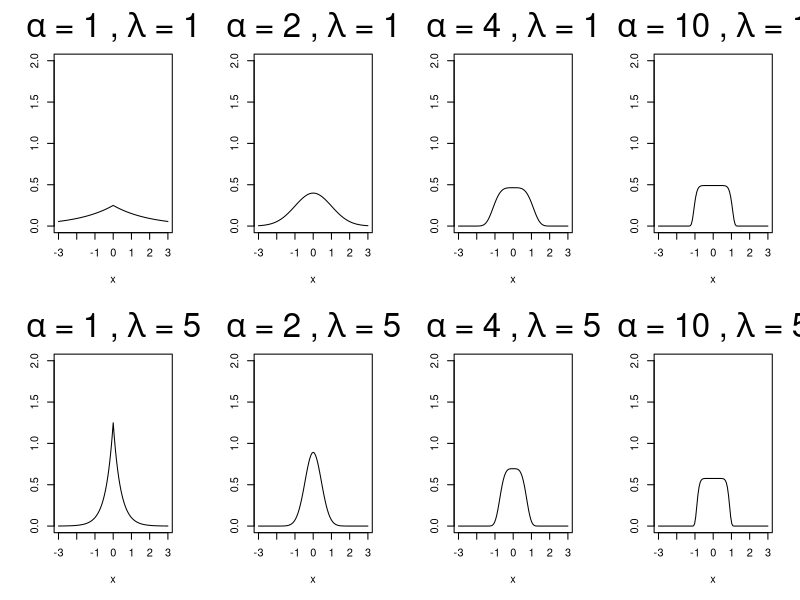
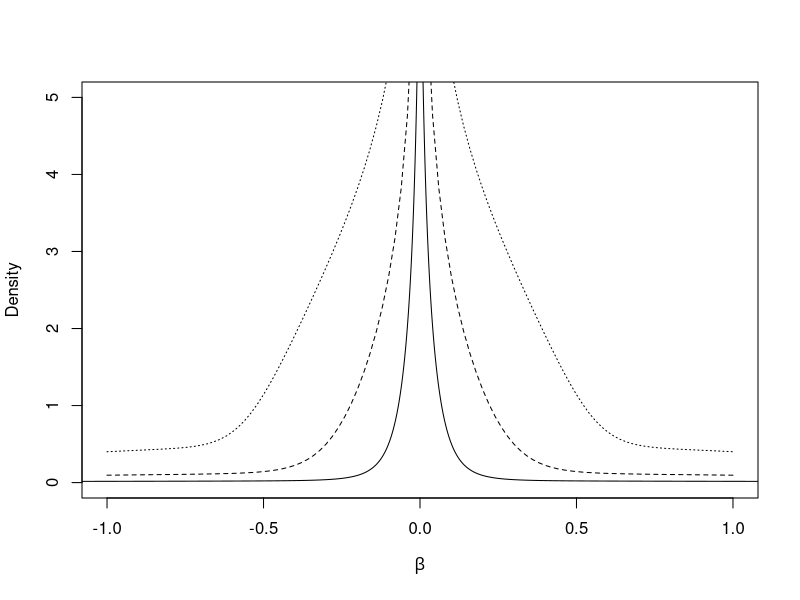
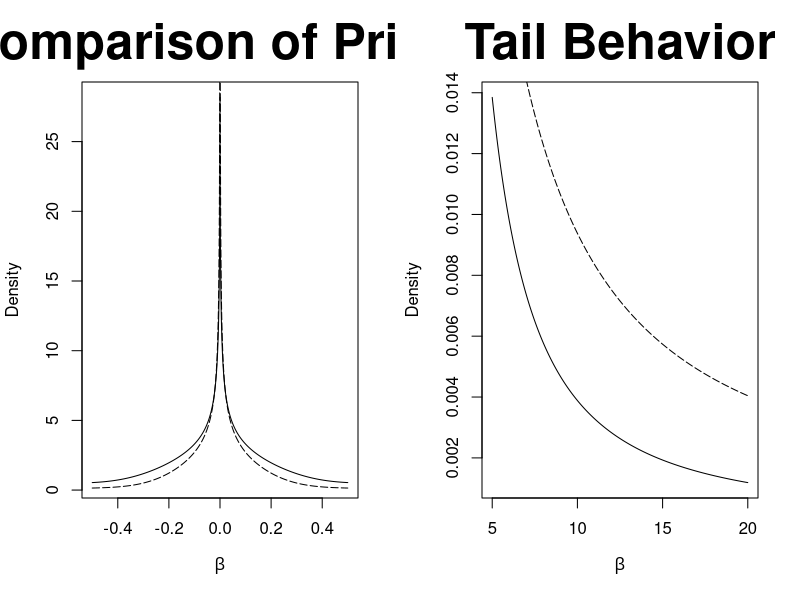
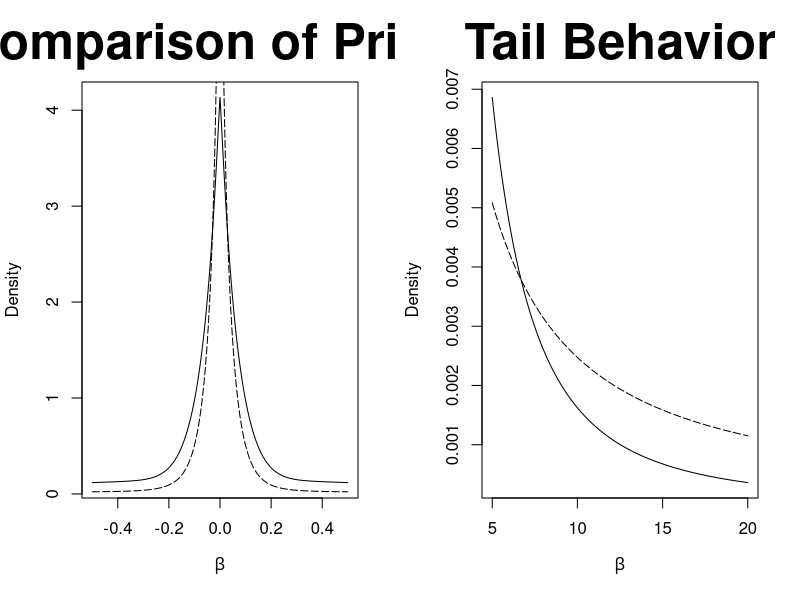

R code for these plots, in order:

#### Exponential power distribution ####

library(rmutil)
par(mfrow = c(2, 4))
lambda <- c(1, 5)
alpha <- c(1, 2, 4, 10)
par(mfrow = c(length(lambda), length(alpha)), cex.main = 3)
for (i in 1:length(lambda)) {
  for (j in 1:length(alpha)) {
    f <- alpha[j]/2
    s <- (1/lambda[i])^(2/alpha[j])
    curve(dpowexp(x, m = 0, s = s, f = f), xlim = c(-3, 3), ylim = c(0, 2),
          main = bquote(alpha~"="~.(alpha[j])~","~lambda~"="~.(lambda[i])), ylab = "")
  }
}

#### GBR Prior Plotting ####

# functions to plot the marginal density of the regression coefficient under the GBR prior
g <- function(e, f, beta) {
  function(alpha) {
    alpha * gamma(e + 1/alpha)/gamma(1/alpha) * 1/(abs(beta)^alpha + 2*f)^(e + 1/alpha)
  }
}

f <- function(e1, f1, e2, f2, k1, k2) {
  function(beta) {
    out <- numeric(length(beta))
    for (i in 1:length(beta)) {
      geval1 <- g(e1, f1, beta[i])
      geval2 <- g(e2, f2, beta[i])
      part1 <- (2*f1)^e1/4/gamma(e1) * integrate(geval1, lower = k1, upper = k2)$value
      part2 <- (2*f2)^e2/4/gamma(e2) * integrate(geval2, lower = k1, upper = k2)$value
      out[i] <- part1 + part2
    }
    return(out)
  }
}

#### Plots for section "The GBR Density Function" ####

lambda.prior <- c(0.1, 1, 2, 0.01)
alpha.lb <- c(1e-2, 0.5, 1)
alpha.ub <- c(2, 4, 8)
x <- seq(-4, 4, length.out = 1e4)

# for the typical lower bound of 1
par(mfrow = c(1,1))  
lty <- c(1, 2, 3)
ff <- f(lambda.prior[1], lambda.prior[2], lambda.prior[3], lambda.prior[4],
        alpha.lb[3], alpha.ub[1])
yy <- ff(x)
plot(x, yy, type = "l",xlim = c(-1, 1), ylim = c(0, 5),
     xlab = bquote(beta), ylab = "Density")
for (j in 2:3) {
  ff <- f(lambda.prior[1], lambda.prior[2], lambda.prior[3], lambda.prior[4],
          alpha.lb[3], alpha.ub[j])
  curve(ff(x), type = "l", lty = lty[j], add = TRUE)
}
# legend("topright", legend = c(bquote("k"[2]~"="~.(alpha.ub[1])),
#                               bquote("k"[2]~"="~.(alpha.ub[2])),
#                               bquote("k"[2]~"="~.(alpha.ub[3]))),
#        col = "black",
#        lty = lty)

# for the typical upper bound of 2, value at zero for different lower bounds
alpha.lb <- c(0.01, 0.1, 0.5, 1)
for (i in 1:length(alpha.lb)) {
  ff <- f(lambda.prior[1], lambda.prior[2], lambda.prior[3], lambda.prior[4],
          alpha.lb[i], alpha.ub[1])
  print(ff(0))
}

#### Plots for hyperparameter selection ####

fdense_rec <- f(1, 1, 40, 0.5, 0.5, 4)
fsparse_rec <- f(0.1, 1, 2, 0.01, 0.5, 4)

par(mfrow = c(1,2))
curve(fdense_rec, from = -0.5, to = 0.5, n = 1e4, 
      main = "Comparison of Priors", xlab = bquote(beta),
      ylab = "Density")
curve(fsparse_rec, add = TRUE, n = 1e4, lty = 5)
curve(fdense_rec, from = 5, to = 20, n = 1e4, 
      main = "Tail Behavior", xlab = bquote(beta),
      ylab = "Density")
curve(fsparse_rec, add = TRUE, n = 1e4, lty = 5)

fdense_usual <- f(1, 1, 40, 0.5, 1, 2)
fsparse_usual <- f(0.1, 1, 2, 0.01, 1, 2)

par(mfrow = c(1,2))
curve(fdense_usual, from = -0.5, to = 0.5, n = 1e4, 
      main = "Comparison of Priors", xlab = bquote(beta),
      ylab = "Density")
curve(fsparse_usual, add = TRUE, n = 1e4, lty = 5)
curve(fdense_usual, from = 5, to = 20, n = 1e4, 
      main = "Tail Behavior", xlab = bquote(beta),
      ylab = "Density")
curve(fsparse_usual, add = TRUE, n = 1e4, lty = 5)
